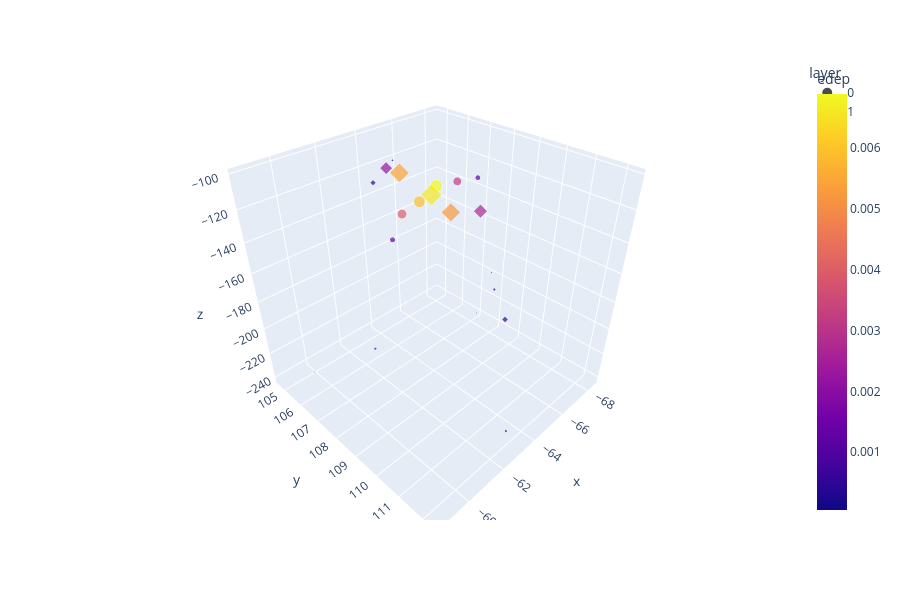

The notebook cell saved with this chart:
### Markdown cell above
## Tpc Hits

Tpc hits is of edm4hep::TrackerHitCollection. It has the following members:
- cellID: uint64_t 
- time: float                
- eDep: float                 
- eDepError: float            
- position: edm4hep::Vector3d

### Code cell
smear_hits = event.get("TpcHits")

smear_pos = vec3d2mat(seg_hits.position())
smear_time = np.array(seg_hits.time())
smear_edep = np.array(seg_hits.eDep())
smear_cell = np.array(seg_hits.cellID())
smear_layer = cell2layer(seg_cell)

df_smear = tibble(
    x=smear_pos[:, 0],
    y=smear_pos[:, 1],
    z=time2z(smear_time, smear_pos[:, 2]),
    layer=smear_layer,
    edep=smear_edep,
    xy=if_else(f.layer == 0, f.x, f.y),
)

fig = px.scatter_3d(
    df_smear,
    x="x",
    y="y",
    z="z",
    color="edep",
    size="edep",
    symbol="layer",
    width=900,
    height=600,
)
fig.show()

(
    df_smear
    >> ggplot(aes(x="xy", y="z", color="edep"))  # type: ignore
    + geom_point()
    + facet_wrap("~layer", scales="free_x")  # type: ignore
)

### Figure 1 — Plotly figure (JSON) as saved in the notebook; plotly's stock layout.template omitted (floating-point values rounded to 4 significant figures)
{"data": [{"hovertemplate": "layer=0<br>x=%{x}<br>y=%{y}<br>z=%{z}<br>edep=%{marker.color}<extra></extra>", "legendgroup": "0", "marker": {"color": [5.277e-05, 8.926e-05, 0.0003217, 0.001174, 0.00319, 0.00688, 0.005902, 0.003969, 0.001323, 0.000286, 6.891e-05], "coloraxis": "coloraxis", "size": [5.277e-05, 8.926e-05, 0.0003217, 0.001174, 0.00319, 0.00688, 0.005902, 0.003969, 0.001323, 0.000286, 6.891e-05], "sizemode": "area", "sizeref": 1.72e-05, "symbol": "circle"}, "mode": "markers", "name": "0", "scene": "scene", "showlegend": true, "type": "scatter3d", "x": [-68.44, -67.55, -66.49, -65.45, -64.47, -63.44, -62.54, -61.57, -60.59, -59.56, -58.62], "y": [107.0, 108.2, 109.0, 108.7, 108.6, 108.5, 108.6, 108.7, 109.2, 109.2, 106.9], "z": [-240.6, -188.5, -187.1, -109.1, -107.6, -105.7, -109.6, -110.6, -115.7, -173.4, -208.4]}, {"hovertemplate": "layer=1<br>x=%{x}<br>y=%{y}<br>z=%{z}<br>edep=%{marker.color}<extra></extra>", "legendgroup": "1", "marker": {"color": [8.719e-05, 0.0005057, 0.002228, 0.005442, 0.006594, 0.005242, 0.002654, 0.0005339, 0.0001302], "coloraxis": "coloraxis", "size": [8.719e-05, 0.0005057, 0.002228, 0.005442, 0.006594, 0.005242, 0.002654, 0.0005339, 0.0001302], "sizemode": "area", "sizeref": 1.72e-05, "symbol": "diamond"}, "mode": "markers", "name": "1", "scene": "scene", "showlegend": true, "type": "scatter3d", "x": [-65.68, -63.68, -63.26, -62.86, -63.23, -62.94, -63.08, -63.31, -62.34], "y": [104.7, 105.5, 106.6, 107.5, 108.5, 109.5, 110.4, 111.4, 112.3], "z": [-121.5, -122.9, -106.1, -101.8, -109.8, -111.7, -105.7, -161.8, -220.9]}], "layout": {"coloraxis": {"colorbar": {"title": {"text": "edep"}}, "colorscale": [[0, "#0d0887"], [0.1111, "#46039f"], [0.2222, "#7201a8"], [0.3333, "#9c179e"], [0.4444, "#bd3786"], [0.5556, "#d8576b"], [0.6667, "#ed7953"], [0.7778, "#fb9f3a"], [0.8889, "#fdca26"], [1, "#f0f921"]]}, "height": 600, "legend": {"itemsizing": "constant", "title": {"text": "layer"}, "tracegroupgap": 0}, "margin": {"t": 60}, "scene": {"aspectmode": "auto", "aspectratio": {"x": 1, "y": 1, "z": 1}, "domain": {"x": [0, 1], "y": [0, 1]}, "xaxis": {"title": {"text": "x"}, "type": "linear"}, "yaxis": {"title": {"text": "y"}, "type": "linear"}, "zaxis": {"title": {"text": "z"}, "type": "linear"}}, "width": 900}}
